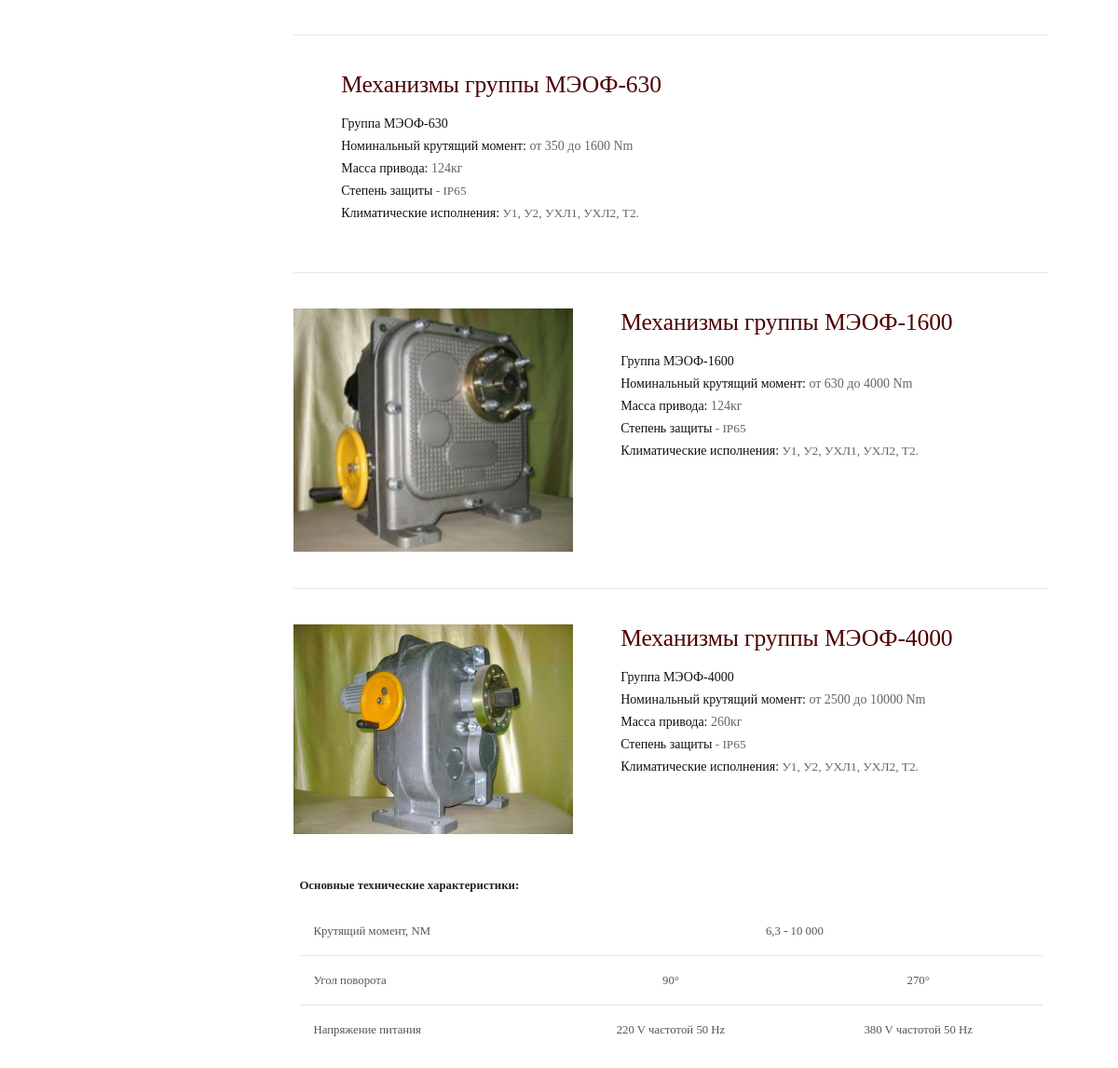
Before: /catalog/mechanisms/meof/ (middle part) with the older database file.
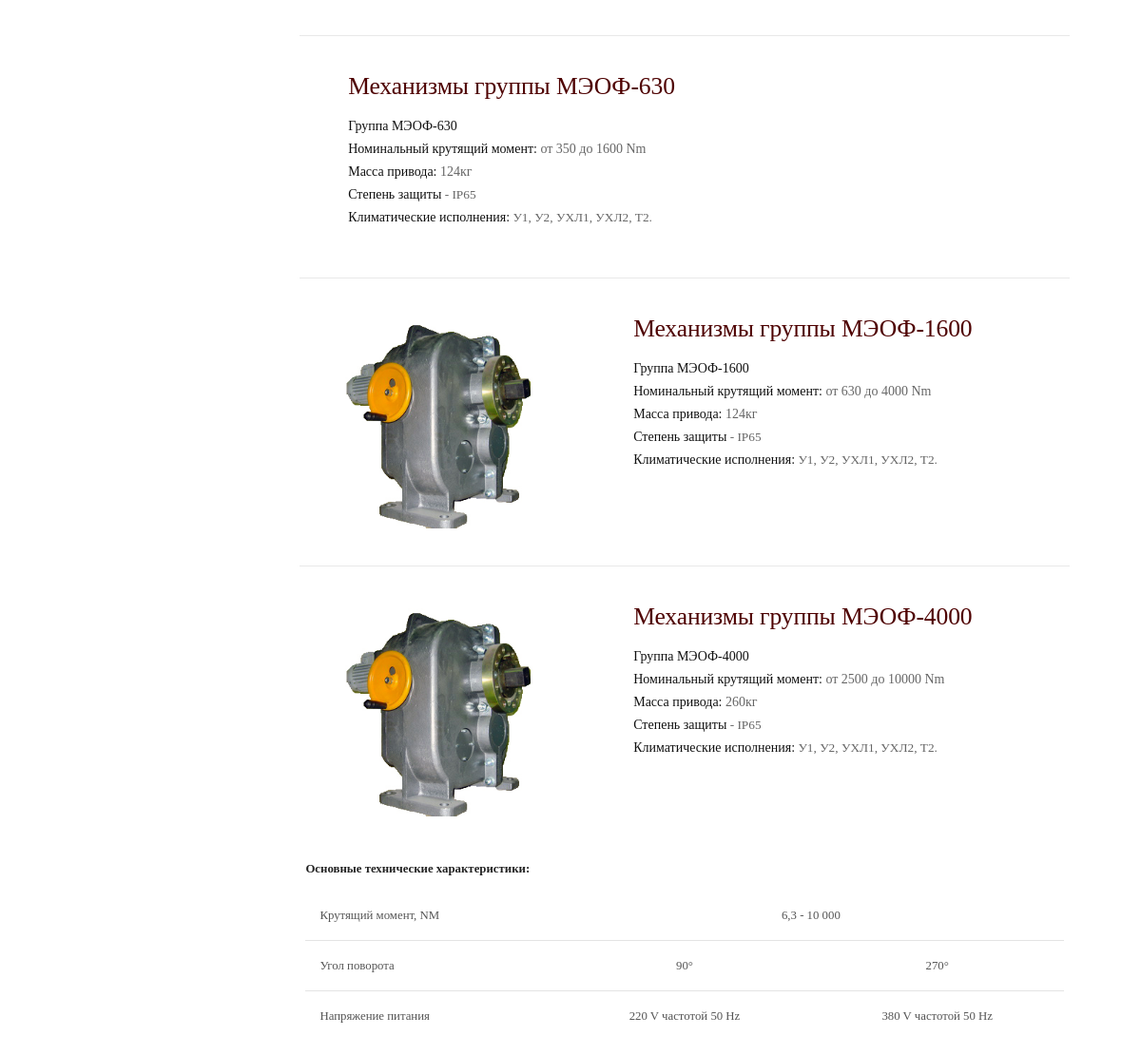
After: the same page with the newer database file.
### mainapp/models.py (models this page shows, shortened)
class Product(models.Model):
    parent       = models.ForeignKey(Group, on_delete=models.CASCADE)
    slug_product = models.SlugField('url', help_text='for instance, "40 or 6_3"')
    meta_description = models.TextField(null=True, blank=True)
    img          = models.ImageField('Изображение для ссылки', upload_to='mechanisms_preview')
    href_title   = models.CharField("title group", max_length=250,)
    name         = models.CharField(max_length=250)
    h1_mod       = models.CharField(max_length=250)
    mod_table    = HTMLField(help_text="Указание идентификатора обязательно. id = 'MOD'")
    description  = HTMLField('description group', null=True, blank=True)
    content      = HTMLField()
    class Meta:
        ordering = ['id']

class Group(models.Model):
    title       = models.CharField(max_length=250)
    position    = models.IntegerField('Позиция на странице', unique=True)
    meta_description = models.TextField(null=True, blank=True)
    name        = models.CharField('Название на странице группы', null=True, blank=True,max_length=250)
    img         = models.ImageField(upload_to='main_page', null=True, blank=True)
    slug        = models.CharField('url', unique=True, null=True, blank=True, max_length=200, help_text='for instance, "mechanisms/meo"' )
    description = HTMLField(null=True, blank=True)
    content     = HTMLField(null=True, blank=True)
    pic_of_hat  = models.ImageField(upload_to='pic_of_hat', null=True, blank=True, help_text='size: 1920x500px')
    class Meta:
        ordering = ['position']

### mainapp/views.py (the view)
# urls.py: path('catalog/<path:slug>/', SubgroupDetailView, name='SubgroupDetailView'),
def SubgroupDetailView(request, slug):
    subgroup_info = get_object_or_404(Group, slug=slug)
    product_list  = Product.objects.filter(parent__slug=slug)
    return render(
    request,
    'mainapp/SubgroupDetailView.html',
    context = {
    'subgroup_info' : subgroup_info,
    'product_list'  : product_list,
    'in_cart_counter': cart_counter(request),
    })

### mainapp/views.py (called while the page is built)
def cart_counter(request):
    counter = 0
    if 'piek_cart' in request.session:
        for i in range(0, len(request.session['piek_cart'])):
            counter += int(request.session['piek_cart'][i].get('quantity'))
    return counter

### mainapp/templates/mainapp/SubgroupDetailView.html (shortened to what this page needs)
<!DOCTYPE html>
{% load static %}
<html xmlns="http://www.w3.org/1999/xhtml">
<head>
	{% include 'mainapp/parts/head-property.html' %}
	<link href="{% static 'css/SubgroupDetailView.css' %}" rel="stylesheet">
</head>
<body>
	{% if subgroup_info.pic_of_hat %}
		{% include 'mainapp/parts/header.html' %}
{% endif %}
<main class="main-property">
	<div class="row p-0 m-0">
		<div class="col-lg-3 d-none d-lg-flex justify-content-center p-0">
			{% include 'mainapp//minor/sidebar.html' %}
		</div>
		<div class="col-12 col-lg-9 col-xxl-6 col-xxl-pre-index col-xxl-6-index p-0">
			<div id="content-right" class="mx-auto">
				<section class="container m-auto pt-5">
					{% for product in product_list %}
					<div class="d-flex wrapper py-2 py-md-5 ">
						<a href="info/{{ product.slug_product }}" class="w-100">
							<div class="d-flex">
								<div class="flex-column justify-content-start py-3 py-md-0">
									<img src="{{ product.img.url }}" alt="">
								</div>
								<div class="flex-column justify-content-center w-100 px-md-5 position-relative">
									<h1 class="mb-md-3 px-3 py-4 py-md-0">{{ product.href_title }}</h1>
									<div class="d-none px-3 py-2 py-md-0 d-sm-flex flex-column description">{{ product.description |safe }}</div>
								</div>
							</div>
						</a>
					</div>
					{% endfor %}
				</section>
				<section class="container pb-5">
					<div class="content p-2">{{ subgroup_info.content|safe }}</div>
				</section>
		</div>
	</div>
</main>
</body>
</html>

### mainapp/templates/mainapp/parts/head-property.html (shortened to what this page needs)
{% load static %}
<link href="{% static 'css/fonts.css' %}" rel="stylesheet">
<link href="{% static 'css/bootstrap.min.css' %}" rel="stylesheet">
<link href="{% static 'css/normal.css' %}" rel="stylesheet">
<link href="{% static 'css/sidebar.css' %}" rel="stylesheet">
<link href="{% static 'css/header.css' %}" rel="stylesheet">
<link href="{% static 'css/footer.css' %}" rel="stylesheet">

### mainapp/templates/mainapp/parts/header.html (shortened to what this page needs)
<body>

### mainapp/templates/mainapp/minor/sidebar.html (shortened to what this page needs)
{% load static %}
<div id="content-left" class="content-left">
</div>

### mainapp/templates/mainapp/parts/footer.html (shortened to what this page needs)
{% load static %}

### static/css/normal.css (style rules this page uses)
:root { --border: 1px solid #e8e8e8; brand_brown: #4e0000; }
* { outline:none; }
@media (min-width: 1200px) and (max-width: 1400px) { .col-xxl-6 { display: flex; flex: 0 0 70%; max-width: 70%; } }
.container { max-width: 1050px !important; padding-top:0px; }
html { margin-top: -25px; width: 100%; max-width: 100%; font-size: 0.8em; -webkit-font-smoothing: antialiased; box-sizing: border-box; }
body { width: 100% !important; overflow-x: hidden; margin: 0; padding: 0; overflow: visible; }
main { position: relative; margin: 0 auto; z-index: 2; border-bottom-left-radius: 40px; border-bottom-right-radius: 40px; background-color: #fff; -webkit-box-shadow: 0px 5px 5px 0px rgba(219,219,219,0.35); -moz-box-shadow: 0px 5px 5px 0px rgba(219,219,219,0.35); box-shadow: 0px 5px 5px 0px rgba(219,219,219,0.35); }
.container p,h1,h2,h3 { font-family: "Raleway"; }

### static/css/sidebar.css (style rules this page uses)
.content-left { width: 300px; margin-bottom: 5vw; }

### static/css/footer.css (style rules this page uses)
:root { --footer_bg_color: #f9f9f9; --tiny_footer_bg_color: #f9f9f9; --footer_text_color: #282828; }

### static/css/SubgroupDetailView.css (style rules this page uses)
:root { --description_font_size: 15px; --description_font_color: #222; --tables_cell_padding: 16px; --content_line_height: 20px; }
main { padding-top: 5rem; }
.content { font-family: 'SF UI Text'; color: #555; line-height: var(--content_line_height); }
.content strong { color: #222; }
table { width: 100%; border: hidden; }
table td { border-right: hidden;padding: var(--tables_cell_padding); }
table tr { border-bottom: 1px solid #e4e4e4; transition-duration: .2s; }
table td:first-of-type { padding-left: 15px; font-weight: 500; }
.wrapper { border-top: var(--border); transition: .3s; }
.wrapper h1 { display: inline-block!important; font-family: 'SF UI Display'; font-weight: normal; font-size: 2em; color: #4e0000; letter-spacing: -.005em; width: auto!important; transition: border-bottom .2s linear; border-bottom: 1px solid transparent; }
.wrapper p { font-family: 'SF UI Text'; color: #666; }
.wrapper img { width: 300px; height: auto; transition: .5s; }
.description strong { font-weight: normal; color: #111 !important; }

### mainapp/templates/mainapp/SubgroupDetailView.html (style rules this page uses)
:root { --navbar_bg_color: #fff; --nav_link_color: #000; }
:root { --navbar_bg_color: inherit; --nav_link_color: #fff; }
.main-property { margin-top: 465px; border-top-left-radius: 40px; border-top-right-radius: 40px; z-index: 10; -webkit-box-shadow: 0px -4px 1px 1px rgba(237,237,237,1); -moz-box-shadow: 0px -4px 1px 1px rgba(237,237,237,1); box-shadow: 0px -4px 1px 1px rgba(237,237,237,1); }
main { margin-bottom: -40px !important; }

Changed rows visible on the page:
changed Product "Механизмы группы МЭОФ-1600": img: a different picture
changed Product "Механизмы группы МЭОФ-4000": img: a different picture
